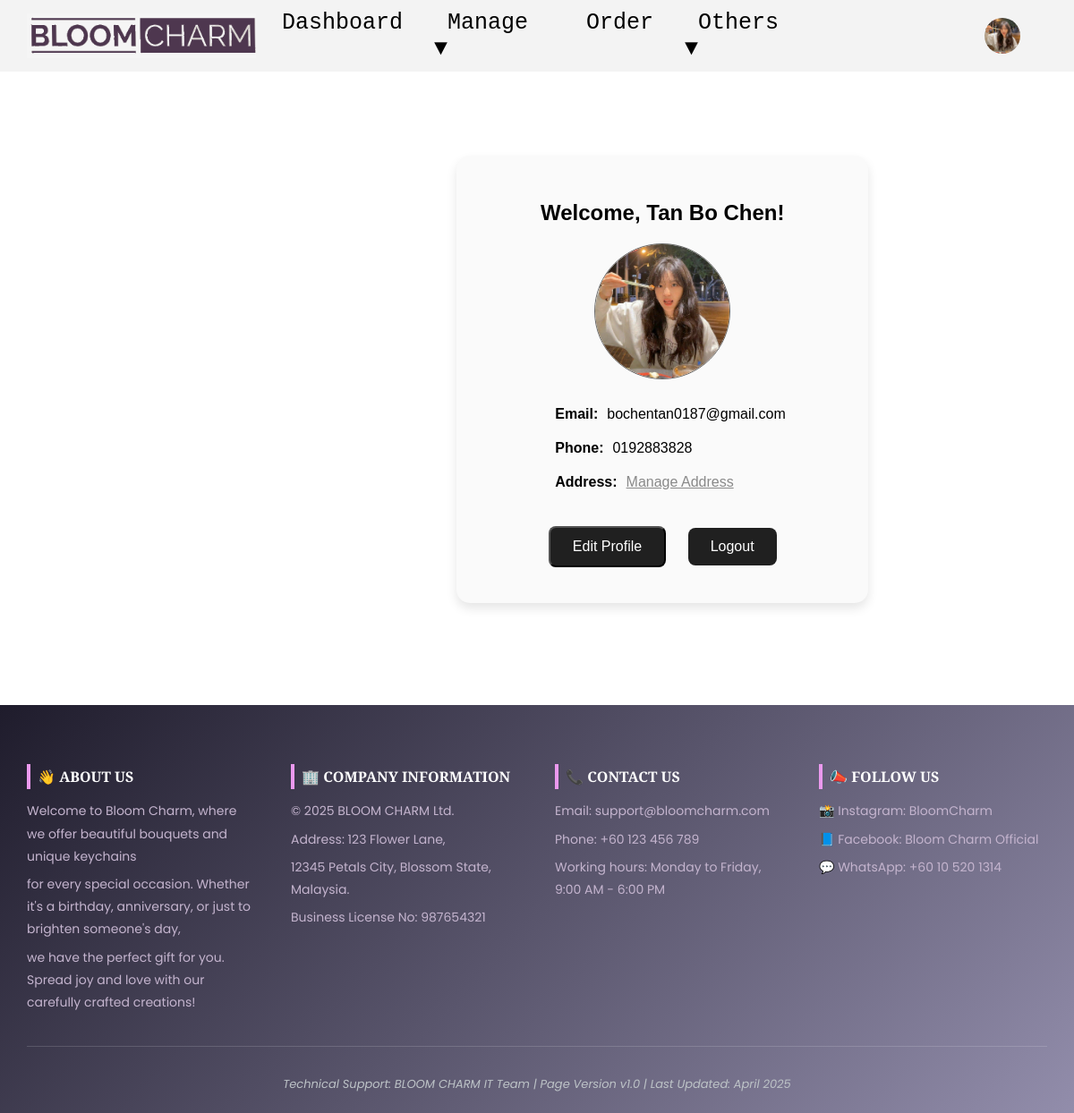
/public/profile.php (signed in), run on the app's committed database.
### tables this page shows
CREATE TABLE `users` (
  `id` int(11) NOT NULL,
  `username` varchar(40) NOT NULL,
  `email` varchar(50) NOT NULL,
  `phone_num` varchar(12) NOT NULL,
  `password` varchar(255) NOT NULL,
  `role` enum('user','admin','manager') NOT NULL DEFAULT 'user',
  `profile_image` varchar(255) DEFAULT 'uploads/default.jpg',
  `created_at` timestamp NOT NULL DEFAULT current_timestamp()
);

### models/userModels.php (called while the page is built, shortened)
<?php
require "../config/db.php";
function getUserImageById($user_id){
    global $_db;
    $stm=$_db->prepare("SELECT profile_image FROM users WHERE id =?");
    $stm->execute([$user_id]);
    return $stm->fetch(PDO::FETCH_COLUMN);
}
?>

### public/profile.php (the view, shortened to what this page needs)
<?php
include "header.php";
$user_id = $_SESSION['user_id'];
$query = $_db->prepare("SELECT * FROM users WHERE id = :user_id");
$query->execute([':user_id' => $user_id]);
$user = $query->fetch(PDO::FETCH_ASSOC);
$profile_image = !empty($user['profile_image']) ? htmlspecialchars($user['profile_image']) : "../assets/image/logo/default.png";
?>
<link rel="stylesheet" href="../assets/css/profile.css">
<body>
    <div class="profile-container">
        <h2>Welcome, <?php echo htmlspecialchars($user['username']); ?>!</h2>
        <div class="profile-card">
            <img src="<?php echo $profile_image; ?>" alt="Profile Picture" class="profile-pic">
            <div class="profile-info">
                <div class="info-item">
                    <strong>Email:</strong> <?php echo htmlspecialchars($user['email']); ?>
                </div>
                <div class="info-item">
                    <strong>Phone:</strong> <?php echo htmlspecialchars($user['phone_num']); ?>
                </div>
                <div class="info-item">
                    <strong>Address:</strong><a href="/component/address.php" class="manage-address">Manage Address</a>
                </div>
                <div class="buttons">
                        <button type="button" class="btn" id="edit">Edit Profile</button>
                    <a href="logout.php" class="btn">Logout</a>
                </div>
            </div>
        </div>
    </div>
</body>
<?php include "../public/footer.php"; ?>

### public/header.php (shortened to what this page needs)
<?php
require "../helper/html_helper.php";
require "../models/userModels.php";
$role = $_SESSION['role'] ?? null;
if (isset($_SESSION['user_id'])) {
    $profileImage = getUserImageById($_SESSION['user_id']);
}
?>
<link rel="stylesheet" href="../assets/css/header.css">
<?php if ($role == 'admin' || $role == 'manager'): ?>
    <nav class="nav-container">
        <div class="nav-left">
            <a href="/public/home.php">
                <img src="../assets/image/logo/logo3.png" alt="Logo" class="logo">
            </a>
        </div>
        <div class="nav-center">
            <a href="/public/home.php">Dashboard</a>
            <div class="dropdown">
                <a href="#">Manage ▼</a>
            </div>
            <a href="/public/orderHistory.php">Order</a>
            <div class="dropdown">
                <a href="#">Others ▼</a>
            </div>
        </div>
        <div class="nav-right" id="admin_nav_right">
        <div class="dropdown">
                <a href="#">
                <img src="<?= htmlspecialchars($profileImage) ?>" alt="profile" class="profile-img">
                </a>
            </div>
        </div>
    </nav>
<?php endif; ?>

### assets/css/header.css (style rules this page uses)
body { font-family: Arial, sans-serif; background-color: #f8f9fa; margin: 0; padding: 0; }
.nav-container { display: flex; align-items: center; justify-content: space-between; background-color: rgb(243, 243, 243); padding: 15px; position: relative; z-index: 1000; }
.nav-left { flex: 1; display: flex; align-items: center; }
.logo { height: 50px; }
.nav-center { position: absolute; left: 50%; transform: translateX(-50%); display: flex; justify-content: center; gap: 20px; }
.nav-right { display: flex; align-items: center; gap: 10px; }
.nav-container a { color: black; text-decoration: none; margin: 0 15px; padding: 5px 10px auto; transition: 0.5s; font-family: monospace; font-size: 25px; }
.dropdown { position: relative; display: inline-block; z-index: 1000; overflow: visible !important; }
.profile-img { width: 40px; height: 40px; border-radius: 50%; cursor: pointer; }
#admin_nav_right { padding-right: 30px; }

### assets/css/profile.css (style rules this page uses)
body { font-family: Arial, sans-serif; background-color: #ffffff; margin: 0; padding: 0; height: auto; }
.profile-container { text-align: center; background: rgb(250, 250, 250); padding: 30px; border-radius: 15px; box-shadow: 0 6px 12px rgba(0, 0, 0, 0.1); width: 400px; max-width: 100%; margin-top: 2.5cm; margin-left: 13.5cm; }
.profile-pic { width: 150px; height: 150px; border-radius: 50%; border: 1px solid #686868; object-fit: cover; margin-bottom: 20px; }
.profile-info { width: 100%; display: flex; flex-direction: column; align-items: center; }
.info-item { font-size: 16px; margin: 10px 0; display: flex; justify-content: flex-start; width: 100%; padding-left: 160px; }
.info-item strong { margin-right: 10px; font-weight: bold; }
.buttons { margin-top: 20px; }
.btn { display: inline-block; padding: 12px 25px; margin: 10px; color: white; text-decoration: none; background: #202020; border-radius: 8px; font-size: 16px; transition: background-color 0.3s, transform 0.3s; }
.manage-address { color: #898989; }

### data on the page
users: profile_image (picture), username "Tan Bo Chen", email "bochentan0187@gmail.com", phone_num "0192883828"
